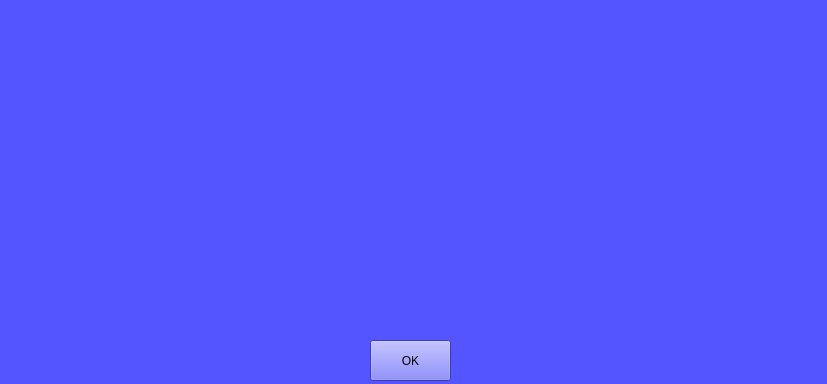
<?xml version="1.0" encoding="UTF-8"?>
<ui version="4.0">
 <class>MainWindow</class>
 <widget class="QMainWindow" name="MainWindow">
  <property name="geometry">
   <rect>
    <x>0</x>
    <y>0</y>
    <width>827</width>
    <height>384</height>
   </rect>
  </property>
  <property name="windowTitle">
   <string>Aviso</string>
  </property>
  <property name="styleSheet">
   <string notr="true">background-color: rgb(85, 85, 255);</string>
  </property>
  <widget class="QWidget" name="centralwidget">
   <widget class="QLabel" name="label">
    <property name="geometry">
     <rect>
      <x>10</x>
      <y>10</y>
      <width>811</width>
      <height>301</height>
     </rect>
    </property>
    <property name="font">
     <font>
      <pointsize>18</pointsize>
     </font>
    </property>
    <property name="text">
     <string/>
    </property>
    <property name="alignment">
     <set>Qt::AlignCenter</set>
    </property>
   </widget>
   <widget class="QPushButton" name="btnok">
    <property name="geometry">
     <rect>
      <x>370</x>
      <y>340</y>
      <width>81</width>
      <height>41</height>
     </rect>
    </property>
    <property name="text">
     <string>OK</string>
    </property>
   </widget>
  </widget>
 </widget>
 <resources/>
 <connections/>
</ui>
